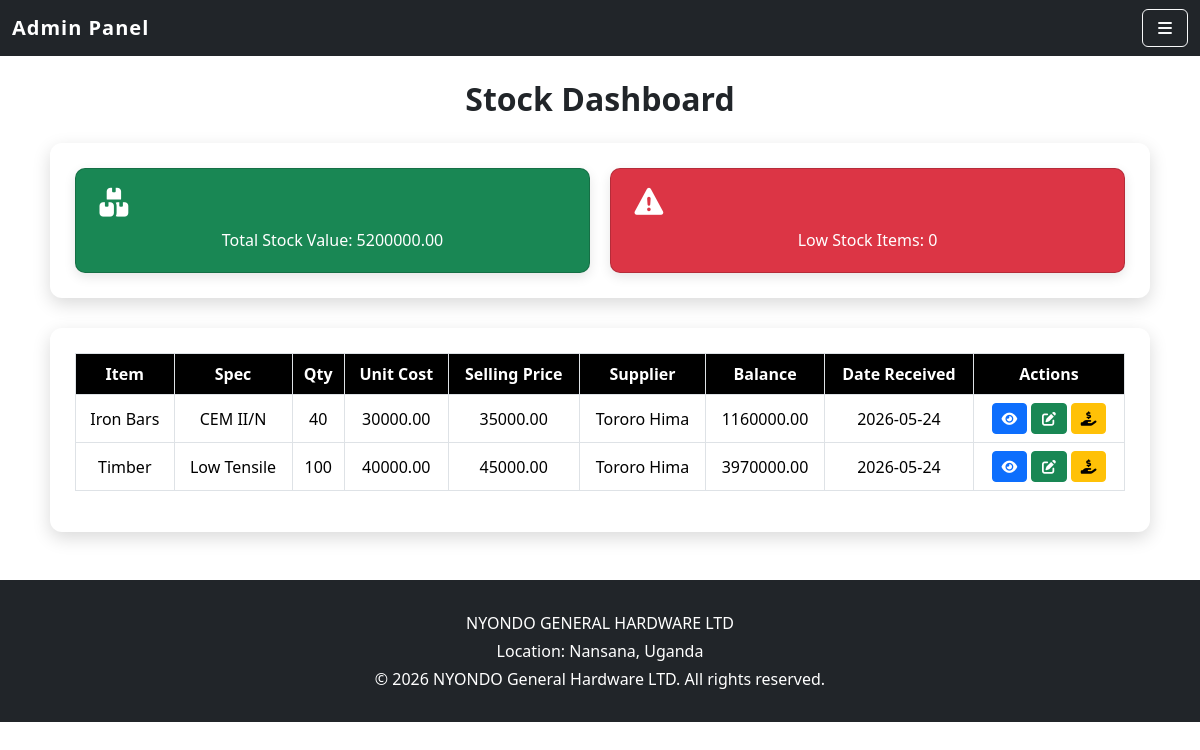
Screenshot of /dashboard/stock/ with the database file from the repository.
### dupapp/models.py (models this page shows, shortened)
class Stock(models.Model):
    item_name = models.CharField(max_length=50)
    specification = models.CharField(max_length=100,blank=True)
    quantity = models.IntegerField()
    unit_cost = models.DecimalField(max_digits=10,decimal_places=2)
    selling_price = models.DecimalField(max_digits=10,decimal_places=2 )
    supplier = models.ForeignKey(Supplier,on_delete=models.CASCADE,related_name='stocks')
    date_received = models.DateTimeField(auto_now_add=True)
    payment_method = models.CharField(max_length=20,choices=[
            ('Cash', 'Cash'),
            ('Credit', 'Credit')
        ]
    )
    amount_paid = models.DecimalField(max_digits=10,decimal_places=2,default=0)
    def balance(self):
        return (self.quantity * self.unit_cost) - self.amount_paid
    def stock_value(self):
        return self.quantity * self.unit_cost

class Supplier(models.Model):
    name = models.CharField(max_length=100, unique=True)
    email = models.EmailField(unique=True)
    contact = models.CharField(max_length=20,blank=True,null=True)
    address = models.CharField(max_length=200,blank=True,null=True)

### dupapp/views.py (the view)
# urls.py: path("dashboard/stock/", views.admin_stock_dashboard, name="admin_stock_dashboard"),
def admin_stock_dashboard(request):
    stocks = Stock.objects.all()
    total_value = sum([s.stock_value() for s in stocks]) if stocks else 0
    low_stock = stocks.filter(quantity__lt=10)
    context = {
        'stocks': stocks,
        'total_value': total_value,
        'low_stock': low_stock,
    }
    return render(request, "admin_stock_dashboard.html", context)

### dupapp/templates/admin_stock_dashboard.html (shortened to what this page needs)
{% extends 'base_admin.html' %}
{% block content %}
<h2 class="page-heading">Stock Dashboard</h2>
<div class="cards-container">
  <div class="card bg-success text-white">
    <i class="fas fa-boxes"></i>
    <div>Total Stock Value: {{ total_value }}</div>
  </div>
  <div class="card bg-danger text-white">
    <i class="fas fa-exclamation-triangle"></i>
    <div>Low Stock Items: {{ low_stock.count }}</div>
  </div>
</div>
<div class="fields-container">
  <table class="table table-bordered">
    <thead>
      <tr>
        <th>Item</th>
        <th>Spec</th>
        <th>Qty</th>
        <th>Unit Cost</th>
        <th>Selling Price</th>
        <th>Supplier</th>
        <th>Balance</th>
        <th>Date Received</th>
        <th>Actions</th>
      </tr>
    </thead>
    <tbody>
      {% for stock in stocks %}
      <tr {% if stock.quantity < 10 %} class="table-danger" {% endif %}>
        <td>{{ stock.item_name }}</td>
        <td>{{ stock.specification }}</td>
        <td>{{ stock.quantity }}</td>
        <td>{{ stock.unit_cost }}</td>
        <td>{{ stock.selling_price }}</td>
        <td>{{ stock.supplier.name }}</td>
        <td>{{ stock.balance }}</td>
        <td>{{ stock.date_received|date:"Y-m-d" }}</td>
        <td>
          <a href="{% url 'view_stock' stock.id %}" class="btn btn-sm btn-primary" title="View">
            <i class="fas fa-eye"></i>
          </a>
          <a href="{% url 'edit_stock' stock.id %}" class="btn btn-sm btn-success" title="Edit">
            <i class="fas fa-edit"></i>
          </a>
          {% if stock.payment_method == "Credit" and stock.balance > 0 %}
            <a href="{% url 'add_supplier_payment' stock.id %}" class="btn btn-sm btn-warning" title="Add Payment">
              <i class="fas fa-hand-holding-usd"></i>
            </a>
          {% endif %}
        </td>
      </tr>
      {% endfor %}
    </tbody>
  </table>
</div>
{% endblock %}

### dupapp/templates/base_admin.html (style rules this page uses)
.btn { transition: transform 0.2s ease, box-shadow 0.2s ease; }

### dupapp/templates/admin_stock_dashboard.html (style rules this page uses)
.cards-container { background: #fff; border-radius: 12px; padding: 25px; margin: 20px auto; max-width: 1100px; box-shadow: 0 6px 18px rgba(0,0,0,0.15); display: flex; justify-content: center; gap: 20px; }
.fields-container { background: #fff; border-radius: 12px; padding: 25px; margin: 30px auto; max-width: 1100px; box-shadow: 0 6px 18px rgba(0,0,0,0.15); }
.page-heading { text-align: center; font-weight: 600; margin-bottom: 25px; color: #212529; }
.card { border-radius: 10px; text-align: center; font-weight: 500; padding: 20px; flex: 1; box-shadow: 0 4px 12px rgba(0,0,0,0.1); }
.card i { font-size: 1.8rem; margin-bottom: 10px; display: block; }
.table thead th { background-color: #000; color: #fff; text-align: center; }
.table td { text-align: center; vertical-align: middle; }

### rows the page displays
Stock: item_name "Iron Bars", specification "CEM II/N", quantity "40", unit_cost "30000.00", selling_price "35000.00", supplier.name "Tororo Hima", balance "1160000.00", date_received "2026-05-24", payment_method "Credit" (drawn)
Stock: item_name "Timber", specification "Low Tensile", quantity "100", unit_cost "40000.00", selling_price "45000.00", supplier.name "Tororo Hima", balance "3970000.00", date_received "2026-05-24", payment_method "Credit" (drawn)

### other values shown
{{ total_value }} "5200000.00"
{{ low_stock.count }} "0"
